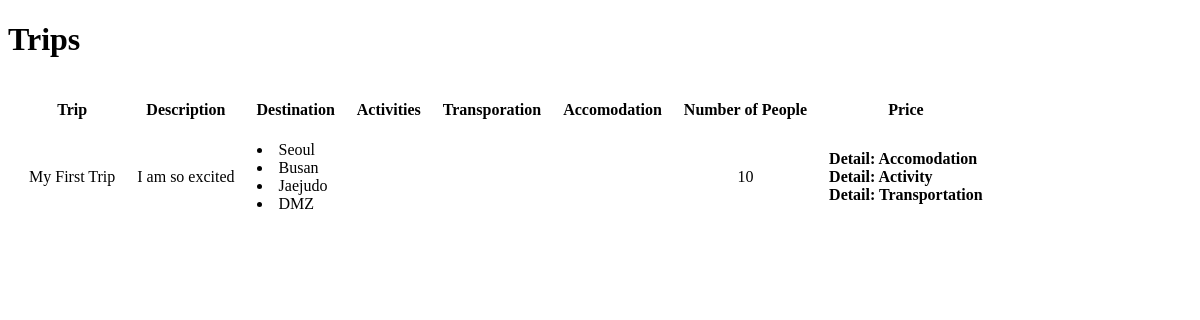
/, run on an earlier commit of the app's database.
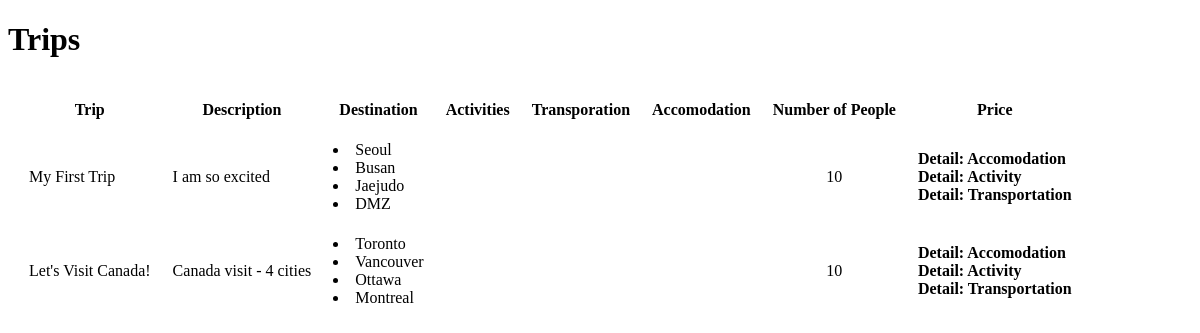
And on a later commit of the database.
### trips/models.py (models this page shows, shortened)
class Trip(models.Model):
    title = models.CharField(max_length=100, null=False)
    description = models.CharField(max_length=500, null=False)
    max_people = models.IntegerField(default=1, null=False)
    trip_start_at = models.DateTimeField(verbose_name='StartAt', null=False)
    trip_end_at = models.DateTimeField(verbose_name='EndAt', null=False)
    destination = models.ManyToManyField(City)
    activity = models.ManyToManyField(Activity)
    accomodation = models.ManyToManyField(Accomodation)
    transportation = models.ManyToManyField(Transportation)
    created_at = models.DateTimeField(auto_now_add=True, verbose_name='CreatedAt', null=False)
    last_modified_at = models.DateTimeField(auto_now_add=True, verbose_name='ModifiedAt', null=False)

class City(models.Model):
    name = models.CharField(max_length=100, null=False)
    longitude = models.DecimalField(max_digits=9, decimal_places=6)
    latitude = models.DecimalField(max_digits=9, decimal_places=6)
    country = models.ForeignKey(Country, related_name='country')

### trips/views.py (the view)
# urls.py: url(r'^$', TripView.as_view()),
class TripView(generic.ListView):
    template_name = "trip_list.html"
    def get_queryset(self):
        return Trip.objects.all()

### trips/templates/trip_list.html (shortened to what this page needs)
{% extends 'base.html' %}
{% load filters %}
{% block body %}
    <h1>Trips</h1>
    <table cellspacing="20">
        <thead>
            <th>Trip</th>
            <th>Description</th>
            <th>Destination</th>
            <th>Activities</th>
            <th>Transporation</th>
            <th>Accomodation</th>
            <th>Number of People</th>
            <th>Price</th>
        </thead>
        <tbody>
        {% if object_list %}
            {% for trip in object_list %}
                <tr>
                    <td>{{ trip.title }}</td>
                    <td>{{ trip.description }}</td>
                    <td>
                    {% for destination in trip.destination.all %}
                        <li>{{ destination.name }}</li>
                    {% endfor %}
                    </td>
                    <td>
                    </td>
                    <td>
                    </td>
                    <td>
                    </td>
                    <td style="text-align: center;">{{ trip.max_people }}</td>
                    <td>
                        <b>Detail: Accomodation</b>
                        <br>
                        <b>Detail: Activity</b>
                        <br>
                        <b>Detail: Transportation</b>
                        <br>
                    </td>
                </tr>
            {% endfor %}
        {% endif %}
        </tbody>
    </table>
{% endblock %}

What changed in the data, as far as the page shows it:
added Trip: title "Let's Visit Canada!", description "Canada visit - 4 cities", max_people "10"
now on this page (row unchanged): City: name "Toronto", shown under "Let's Visit Canada!"
now on this page (row unchanged): City: name "Vancouver", shown under "Let's Visit Canada!"
now on this page (row unchanged): City: name "Ottawa", shown under "Let's Visit Canada!"
now on this page (row unchanged): City: name "Montreal", shown under "Let's Visit Canada!"
